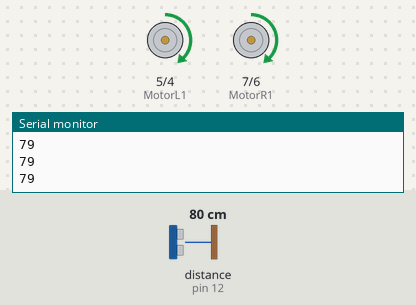
Simulated run of this sketch. Board: Arduino Uno, built with avr-gcc and run on an emulated ATmega328P. Shown: motor-driver pin pairs drawn as motors (green arrow = first pin HIGH = forward, orange = second pin HIGH = backward, longer = more drive, scaled by the enable pin), the last lines printed to the serial monitor. Wiring (inferred from the names in the program): ultrasonic range finder: trigger pin 13; echo pin 12. Inputs (shaded band) come from the test bench; at power-on: distance to the obstacle (sensor on pin 12) 80 cm. The echo pulse lasts 58.3 µs per cm.

Above: at 1.2 s.
1.3 s: distance to the obstacle (sensor on pin 12) set to 7 cm
3.1 s: distance to the obstacle (sensor on pin 12) set to 4 cm
At 5.0 s:
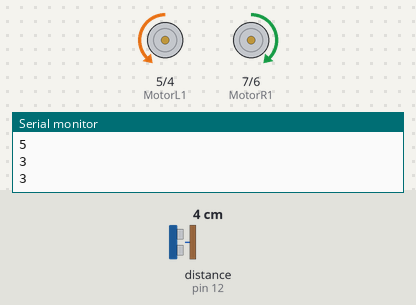
6.1 s: distance to the obstacle (sensor on pin 12) set to 9 cm
At 7.3 s:
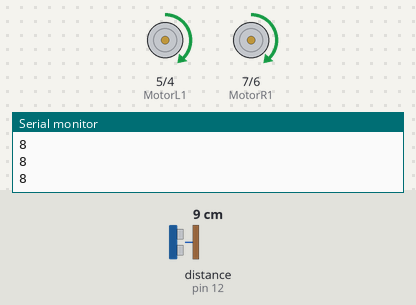
7.7 s: distance to the obstacle (sensor on pin 12) set to 2 cm
At 8.6 s:
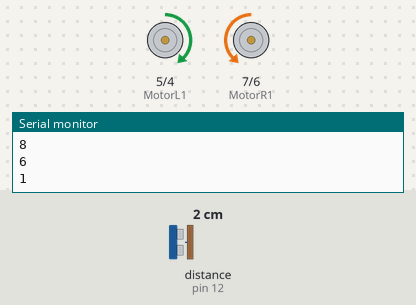
Timing chart, 0 to 11.7 s (numbered marks = the images above; inputs shaded):
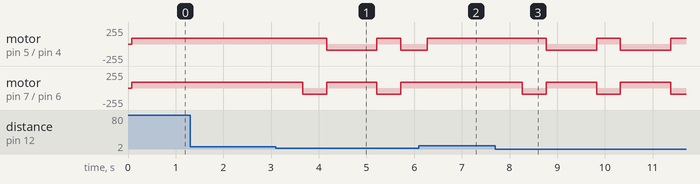

Measured:
- the behaviour switches between 6 and 5 cm on distance to the obstacle (sensor on pin 12) (found by bisection; images 0 and 1)
- after the input at 3.1 s, motor on pin 5 (MotorL1) / pin 4 (MotorL2): forward 90/255 → backward 90/255 after 1.1 s, → forward 90/255 1.1 s later, → backward 90/255 0.50 s later; motor on pin 7 (MotorR1) / pin 6 (MotorR2): alternates forward 90/255 for 1.1 s and backward 90/255 for 0.50 s, starting after 0.57 s
- after the input at 6.1 s, motor on pin 7 (MotorR1) / pin 6 (MotorR2): stays forward 90/255 (without the input it goes to backward 90/255 after 0.67 s)
- after the input at 7.7 s, motor on pin 5 (MotorL1) / pin 4 (MotorL2): alternates forward 90/255 for 0.50 s and backward 90/255 for 1.1 s, starting after 1.1 s; motor on pin 7 (MotorR1) / pin 6 (MotorR2): alternates forward 90/255 for 1.1 s and backward 90/255 for 0.50 s, starting after 0.57 s

The sketch:

araba.ino
```cpp
#define echoPin 12
#define trigPin 13

#define MotorR1 7
#define MotorR2 6
#define MotorRenable 9
#define MotorL1 5
#define MotorL2 4
#define MotorLenable 3

#define MESAFE_SINIRI 5

long sure, uzaklik;

void setup() {
  pinMode(echoPin, INPUT);
  pinMode(trigPin, OUTPUT);

  pinMode(MotorL1, OUTPUT);
  pinMode(MotorL2, OUTPUT);
  pinMode(MotorLenable, OUTPUT);
  pinMode(MotorR1, OUTPUT);
  pinMode(MotorR2, OUTPUT);
  pinMode(MotorRenable, OUTPUT);

  Serial.begin(9600);
}

void loop() {
  uzaklik = mesafeOlc();

  Serial.println(uzaklik);

  if (uzaklik < MESAFE_SINIRI) {
    delay(500);
    sag();
    delay(500);
    sol();
    delay(500);
  } else {
    ileri();
  }
}

long mesafeOlc() {
  long toplamUzaklik = 0;
  const int olcumSayisi = 5;

  for (int i = 0; i < olcumSayisi; i++) {
    digitalWrite(trigPin, LOW);
    delayMicroseconds(2);
    digitalWrite(trigPin, HIGH);
    delayMicroseconds(10);
    digitalWrite(trigPin, LOW);

    sure = pulseIn(echoPin, HIGH);
    toplamUzaklik += sure / 29.1 / 2;
    delay(10);
  }

  return toplamUzaklik / olcumSayisi;
}

void ileri() {
  digitalWrite(MotorR1, HIGH);
  digitalWrite(MotorR2, LOW);
  analogWrite(MotorRenable, 90);

  digitalWrite(MotorL1, HIGH);
  digitalWrite(MotorL2, LOW);
  analogWrite(MotorLenable, 90);
}

void sag() {
  digitalWrite(MotorR1, LOW);
  digitalWrite(MotorR2, HIGH);
  analogWrite(MotorRenable, 90);

  digitalWrite(MotorL1, HIGH);
  digitalWrite(MotorL2, LOW);
  analogWrite(MotorLenable, 90);
}

void sol() {
  digitalWrite(MotorR1, HIGH);
  digitalWrite(MotorR2, LOW);
  analogWrite(MotorRenable, 90);

  digitalWrite(MotorL1, LOW);
  digitalWrite(MotorL2, HIGH);
  analogWrite(MotorLenable, 90);
}

void geri() {
  digitalWrite(MotorR1, LOW);
  digitalWrite(MotorR2, HIGH);
  analogWrite(MotorRenable, 90);

  digitalWrite(MotorL1, LOW);
  digitalWrite(MotorL2, HIGH);
  analogWrite(MotorLenable, 90);
}
```
